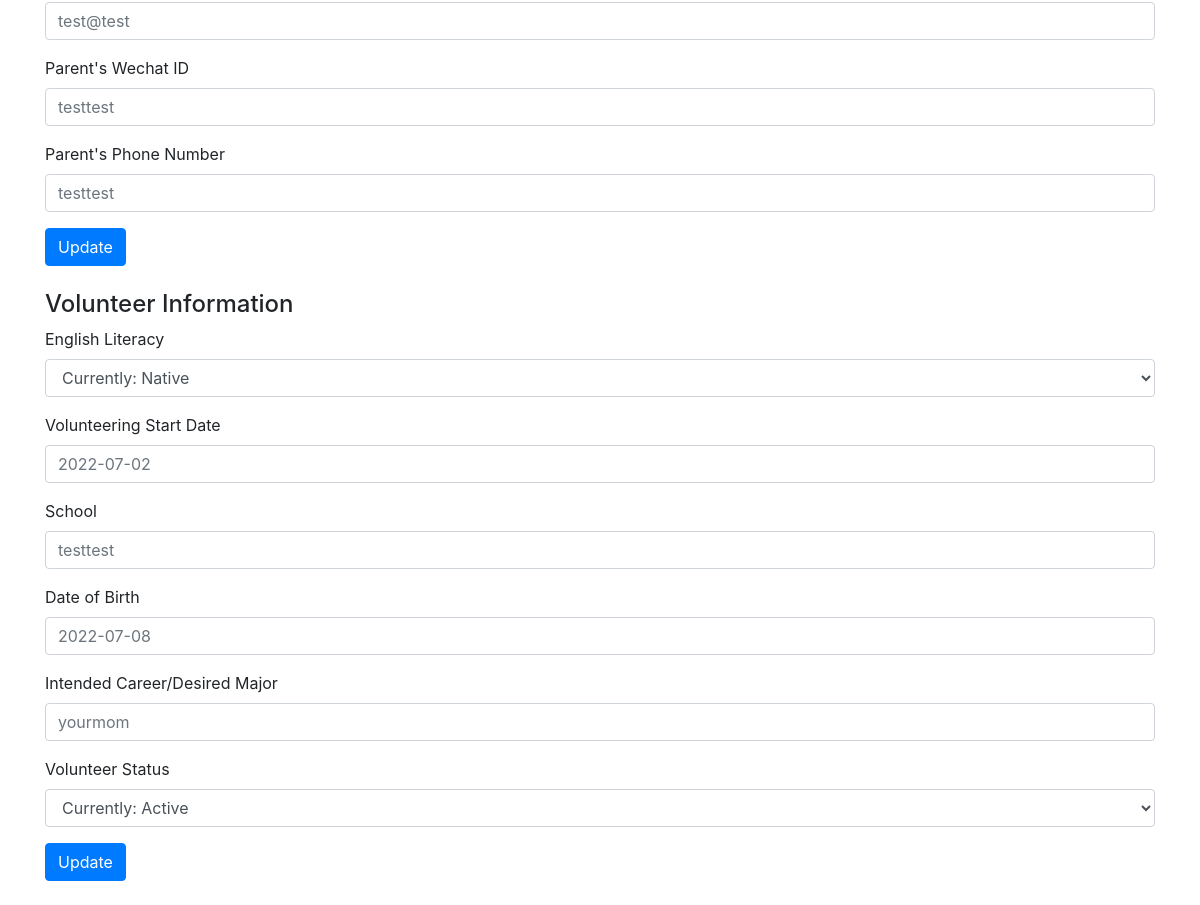
The app's page /profile (signed in, lower part), older data.
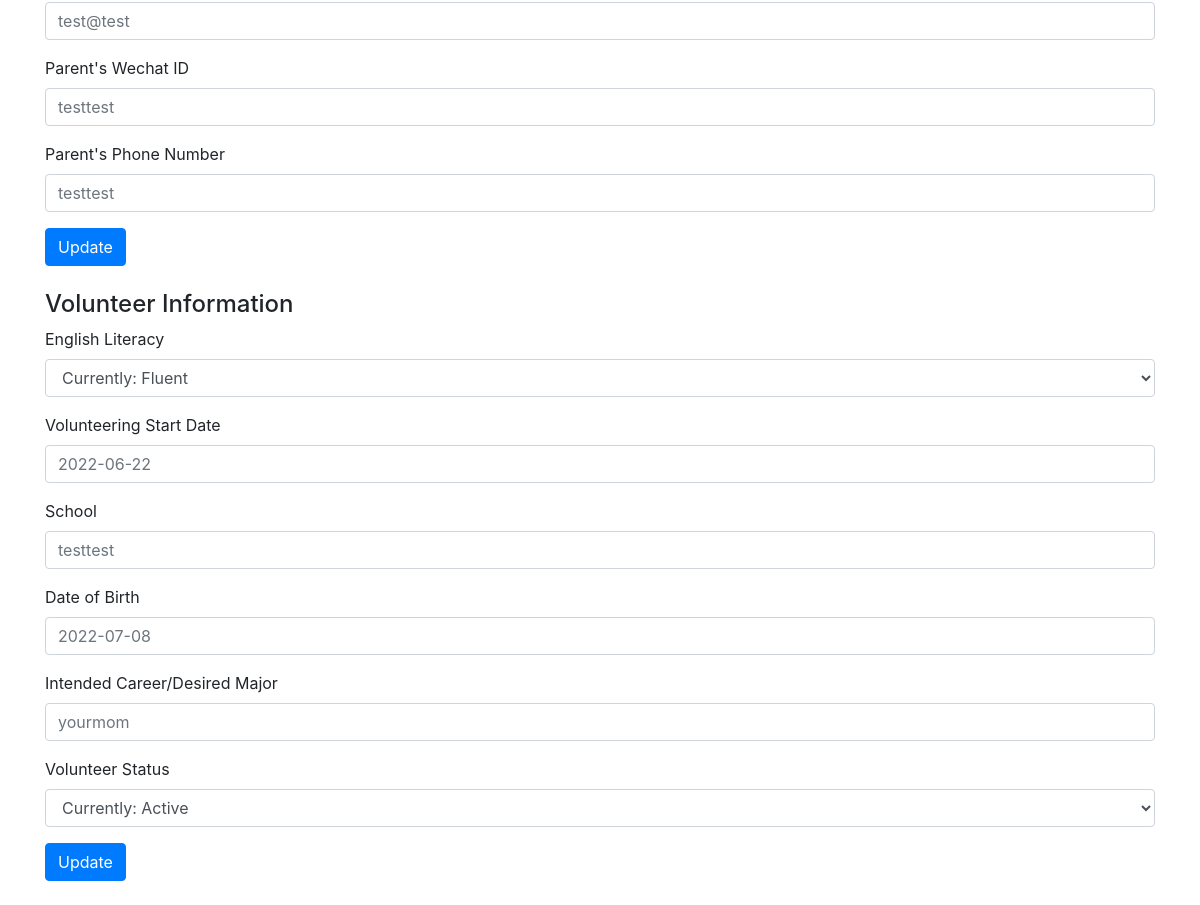
The same page, newer data.
### website/models.py (models this page shows)
class UserContactInfo(db.Model):
    id = db.Column(db.Integer, primary_key=True)
    wxid = db.Column(db.String(150))
    phone = db.Column(db.String(25))
    parent_name = db.Column(db.String(150))
    parent_email = db.Column(db.String(150))
    parent_wxid = db.Column(db.String(150))
    parent_phone = db.Column(db.String(25))
    user_id = db.Column(db.Integer, db.ForeignKey("user.id"))

class User(db.Model, UserMixin):
    id = db.Column(db.Integer, primary_key=True)
    email = db.Column(db.String(150), unique=True)
    password = db.Column(db.String(150))
    first_name = db.Column(db.String(150))
    last_name = db.Column(db.String(150))
    def get_volunteer_info(self):
        return UserVolunteerInfo.query.filter_by(user_id=self.id).first()
    def get_contact_info(self):
        return UserContactInfo.query.filter_by(user_id=self.id).first()

class UserVolunteerInfo(db.Model):
    id = db.Column(db.Integer, primary_key=True)
    literacy = db.Column(db.String(25))
    start_date = db.Column(db.String(150))
    school = db.Column(db.String(150))
    birth_date = db.Column(db.String(150))
    career = db.Column(db.String(150))
    status = db.Column(db.String(25))
    user_id = db.Column(db.Integer, db.ForeignKey("user.id"))

### website/data.py (the view, shortened to what this page needs)
@data.route('/profile', methods=['GET', 'POST'])
@login_required
def profile():
    return render_template('profile.html', user=current_user)

### website/__init__.py (called while the page is built)
def create_app():
    app = Flask(__name__)
    app.config['SECRET_KEY'] = 'testsecretkey'
    app.config['SQLALCHEMY_DATABASE_URI'] = f'sqlite:///{DB_NAME}'
    db.init_app(app)
    from .views import views
    from .auth import auth
    from .data import data
    app.register_blueprint(views, url_prefix='/')
    app.register_blueprint(auth, url_prefix='/')
    app.register_blueprint(data, url_prefix='/')
    from .models import User, UserContactInfo, UserVolunteerInfo
    create_database(app)
    login_manager = LoginManager()
    login_manager.login_view = 'auth.login'
    login_manager.init_app(app)
    @login_manager.user_loader
    def load_user(id):
        return User.query.get(int(id))
    return app

### website/templates/profile.html (shortened to what this page needs)
{% extends "base.html" %}
{% block content %}
    <br/>
    <br/>
    <br/>
    <form method="POST">
        <div class="form-group">
            <input type="email" class="form-control" id="parent_email" name="parent_email"
                   placeholder="{% if user.get_contact_info().parent_email %}{{ user.get_contact_info().parent_email }}{% else %}Enter your parent's email{% endif %}">
        </div>
        <div class="form-group">
            <label for="parent_wxid">Parent's Wechat ID</label>
            <input type="text" class="form-control" id="parent_wxid" name="parent_wxid"
                   placeholder="{% if user.get_contact_info().parent_wxid %}{{ user.get_contact_info().parent_wxid }}{% else %}Enter your parent's Wechat ID{% endif %}">
        </div>
        <div class="form-group">
            <label for="parent_phone">Parent's Phone Number</label>
            <input type="tel" class="form-control" id="parent_phone" name="parent_phone"
                   placeholder="{% if user.get_contact_info().parent_phone %}{{ user.get_contact_info().parent_phone }}{% else %}Enter your parent's phone{% endif %}">
        </div>
        <button type="submit" class="btn btn-primary" name="update" value="contact_info">Update</button>
    </form>
    <br/>
    <form method="POST">
        <h4>Volunteer Information</h4>
        <div class=" form-group">
            <label for="literacy">English Literacy</label>
            <select class="form-control" id="literacy" name="literacy">
                <option value=null selected disabled>{% if user.get_volunteer_info().literacy %} {{ 'Currently: ' + user.get_volunteer_info().literacy }} {% else %}Select your literacy level{% endif %}</option>
            </select>
        </div>
        <div class="form-group">
            <label for="start_date">Volunteering Start Date</label>
            <input type="text" onfocus="(this.type='date')" onblur="(this.type='text')" class="form-control" id="start_date" name="start_date" placeholder="{% if user.get_volunteer_info().start_date %}{{ user.get_volunteer_info().start_date }}{% endif %}">
        </div>
        <div class="form-group">
            <label for="school">School</label>
            <input type="text" class="form-control" id="school" name="school"
                   placeholder="{% if user.get_volunteer_info().school %}{{ user.get_volunteer_info().school }}{% else %}Enter your school name{% endif %}">
        </div>
        <div class="form-group">
            <label for="birth_date">Date of Birth</label>
            <input type="text" onfocus="(this.type='date')" onblur="(this.type='text')" class="form-control" id="birth_date" name="birth_date" placeholder="{% if user.get_volunteer_info().birth_date %}{{ user.get_volunteer_info().birth_date }}{% endif %}">
        </div>
        <div class="form-group">
            <label for="career">Intended Career/Desired Major</label>
            <input type="text" class="form-control" id="career" name="career"
                   placeholder="{% if user.get_volunteer_info().career %}{{ user.get_volunteer_info().career }}{% else %}Enter your intended major or desired career, if applicable{% endif %}">
        </div>
        <div class=" form-group">
            <label for="status">Volunteer Status</label>
            <select class="form-control" id="status" name="status">
                <option value=null selected disabled>{% if user.get_volunteer_info().status %} {{ 'Currently: ' + user.get_volunteer_info().status }} {% else %}Select your volunteer status{% endif %}</option>
            </select>
        </div>
        <button type="submit" class="btn btn-primary" name="update" value="volunteer_info">Update</button>
    </form>
    <br/>
{% endblock %}

### website/templates/base.html (shortened to what this page needs)
<!DOCTYPE html>
<html>
<head>
    <link
            rel="stylesheet"
            href="https://stackpath.bootstrapcdn.com/bootstrap/4.4.1/css/bootstrap.min.css"
    />
    <link
            rel="stylesheet"
            href="https://stackpath.bootstrapcdn.com/font-awesome/4.7.0/css/font-awesome.min.css"
    />
</head>
<body>
<div class="container">
    {% block content %}{% endblock %}
</div>
</body>
</html>

Row changes from the older to the newer data that the page shows:
changed through a linked row, User "Currently: Active": literacy "Currently: Native" → "Currently: Fluent"
changed UserVolunteerInfo "testtest": start_date "2022-07-02" → "2022-06-22"
